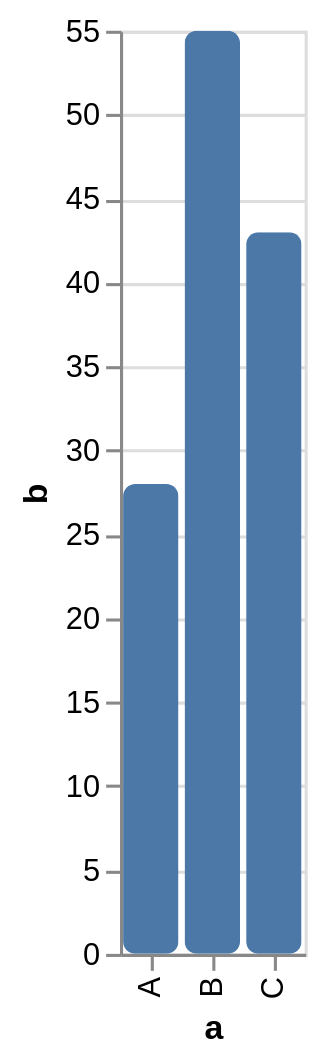

Source (Vega-Lite JSON):
### Vega-Lite specification from a JSON file in a GitHub repository (floating-point values rounded to 4 significant figures)
{"data": {"values": [{"a": "A", "b": 28}, {"a": "B", "b": 55}, {"a": "C", "b": 43}]}, "mark": {"type": "bar", "cornerRadius": 4}, "encoding": {"x": {"field": "a", "type": "nominal"}, "y": {"field": "b", "type": "quantitative"}}}
